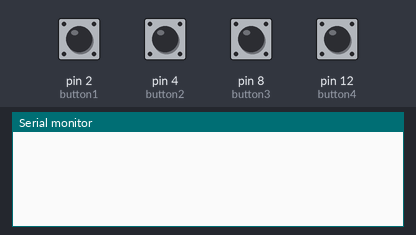
Recording of a sketch running on a simulated Arduino Uno, built with avr-gcc and run on an emulated ATmega328P. Shown: the last lines printed to the serial monitor. The test bench sets the inputs (shaded band); at power-on: pin 2 (button1), pin 4 (button2), pin 8 (button3), pin 12 (button4) LOW.

Above: at 1.2 s.
1.3 s: pin 2 (button1) pulled HIGH for 0.15 s
At 1.9 s:
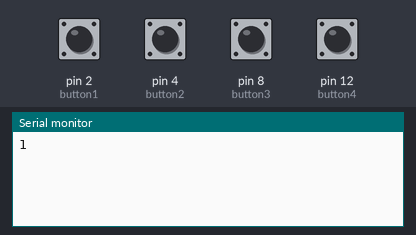
2.9 s: pin 4 (button2) pulled HIGH for 0.15 s
At 4.2 s:
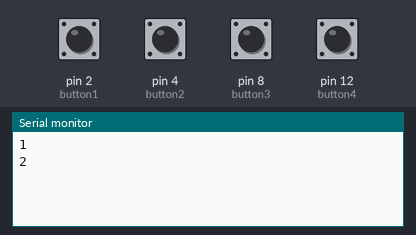
4.5 s: pin 8 (button3) pulled HIGH for 0.15 s
At 5.5 s:
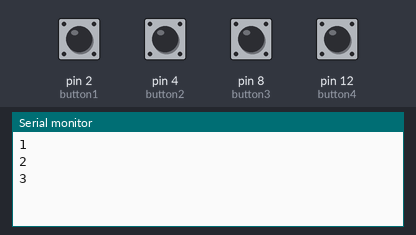
6.1 s: pin 12 (button4) pulled HIGH for 0.15 s
At 6.8 s:
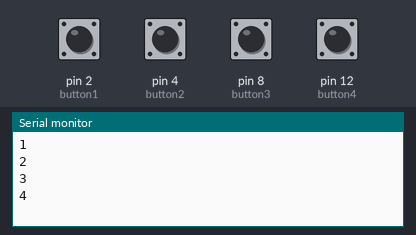
Timing chart, 0 to 8.7 s (numbered marks = the images above; inputs shaded):
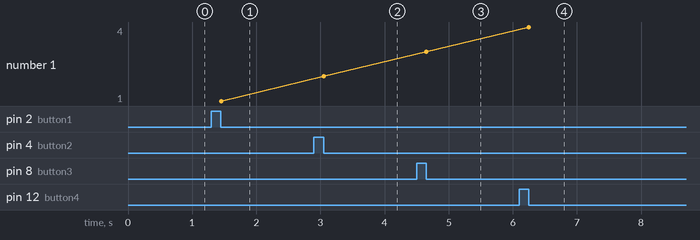

Measured:
- after the input at 1.3 s, the serial monitor: prints a new line after 0.15 s (image 1)
- after the input at 2.9 s, the serial monitor: prints a new line after 0.15 s (image 2)
- after the input at 4.5 s, the serial monitor: prints a new line after 0.15 s (image 3)
- after the input at 6.1 s, the serial monitor: prints a new line after 0.15 s (image 4)
- plotted number 1: 1 → 2 after the input at 2.9 s, 2 → 3 after the input at 4.5 s, 3 → 4 after the input at 6.1 s

The sketch:

Buttons.ino
```cpp
int button1 = 2;
int button2 = 4;
int button3 = 8;
int button4 = 12;
int button = 0;

void setup() {
  //Declaring button pins for input
  pinMode(button1, INPUT); //E
  pinMode(button2, INPUT); //B
  pinMode(button3, INPUT); //P
  pinMode(button4, INPUT); //Do not know
  Serial.begin(9600);
}

//Loops continuously, when a button is pressed an integer
//corresponding to its identity is output via serial
void loop() {
  button = 0;

  if(digitalRead(button1) == HIGH) {
    button = 1;
    while(digitalRead(button1) == HIGH) {
    }
  }
  if(digitalRead(button2) == HIGH) {
    button = 2;
    while(digitalRead(button2) == HIGH) {
    }
  }
  if(digitalRead(button3) == HIGH) {
    button = 3;
    while(digitalRead(button3) == HIGH) {
    }
  }
  if(digitalRead(button4) == HIGH) {
    button = 4;
    while(digitalRead(button4) == HIGH) {
    }
  }

  if(button != 0) {
    Serial.println(button);
    delay(500);
  }
}
```
